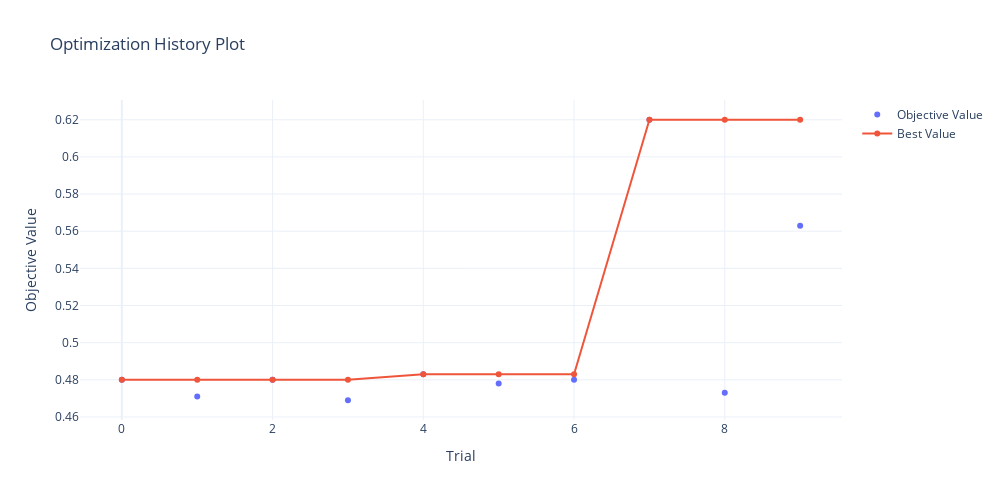
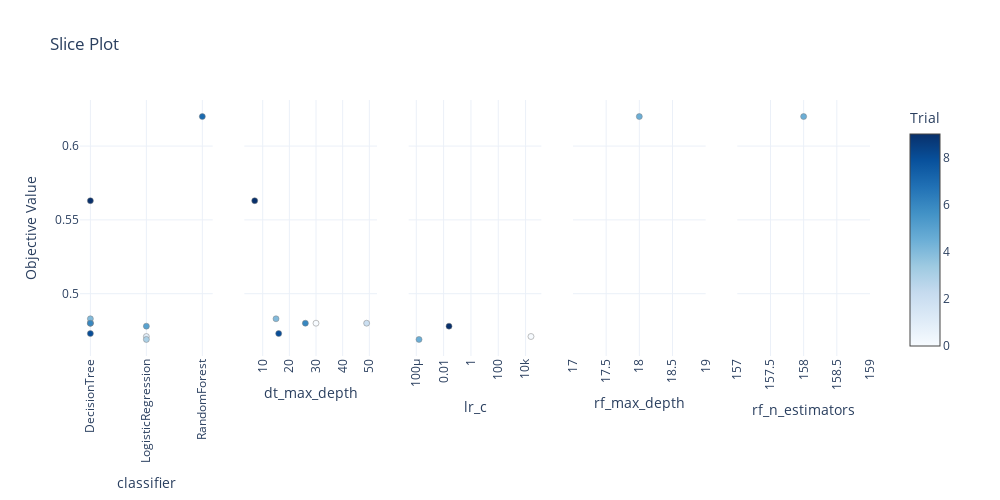
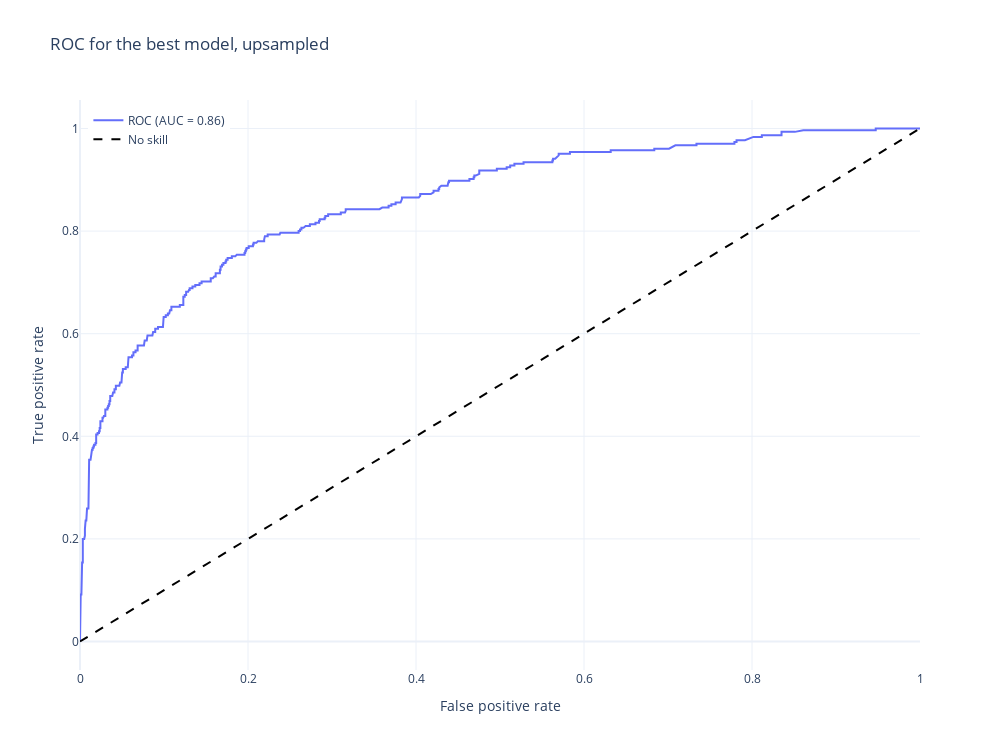

Notebook code cell kept with these figures, in order:
### Markdown cell above
Визуализируем результаты.

### Code cell
print_best_params_and_metrics(study_upsampled.best_params, metrics)

fig = optuna.visualization.plot_optimization_history(study_upsampled)
fig.update_layout(template='plotly_white', width=FIG_WIDTH, height=FIG_HEIGHT)
fig.show()

fig = optuna.visualization.plot_slice(study_upsampled)
fig.update_layout(template='plotly_white', width=FIG_WIDTH, height=FIG_HEIGHT)
fig.update_xaxes(tickangle=-90)
fig.show()

fig = plot_roc_auc(
    data_splits['upsampled']['ftr_valid'], data_splits['upsampled']['tgt_valid'], 
    best_model, title='ROC for the best model, upsampled'
)
fig.show()

### Figure 1 — Plotly figure (JSON) as saved in the notebook; plotly's stock layout.template omitted (floating-point values rounded to 4 significant figures)
{"data": [{"mode": "markers", "name": "Objective Value", "type": "scatter", "x": [0, 1, 2, 3, 4, 5, 6, 7, 8, 9], "y": [0.48, 0.471, 0.48, 0.469, 0.483, 0.478, 0.48, 0.62, 0.473, 0.563]}, {"name": "Best Value", "type": "scatter", "x": [0, 1, 2, 3, 4, 5, 6, 7, 8, 9], "y": [0.48, 0.48, 0.48, 0.48, 0.483, 0.483, 0.483, 0.62, 0.62, 0.62]}], "layout": {"height": 500, "title": {"text": "Optimization History Plot"}, "width": 1000, "xaxis": {"title": {"text": "Trial"}}, "yaxis": {"title": {"text": "Objective Value"}}}}

### Figure 2 — Plotly figure (JSON) as saved in the notebook; plotly's stock layout.template omitted (floating-point values rounded to 4 significant figures)
{"data": [{"marker": {"color": [0, 1, 2, 3, 4, 5, 6, 7, 8, 9], "colorbar": {"title": {"text": "Trial"}, "x": 1, "xpad": 40}, "colorscale": [[0, "rgb(247,251,255)"], [0.125, "rgb(222,235,247)"], [0.25, "rgb(198,219,239)"], [0.375, "rgb(158,202,225)"], [0.5, "rgb(107,174,214)"], [0.625, "rgb(66,146,198)"], [0.75, "rgb(33,113,181)"], [0.875, "rgb(8,81,156)"], [1, "rgb(8,48,107)"]], "line": {"color": "Grey", "width": 0.5}, "showscale": true}, "mode": "markers", "showlegend": false, "type": "scatter", "x": ["DecisionTree", "LogisticRegression", "DecisionTree", "LogisticRegression", "DecisionTree", "LogisticRegression", "DecisionTree", "RandomForest", "DecisionTree", "DecisionTree"], "xaxis": "x", "y": [0.48, 0.471, 0.48, 0.469, 0.483, 0.478, 0.48, 0.62, 0.473, 0.563], "yaxis": "y"}, {"marker": {"color": [0, 2, 4, 6, 8, 9], "colorbar": {"title": {"text": "Trial"}, "x": 1, "xpad": 40}, "colorscale": [[0, "rgb(247,251,255)"], [0.125, "rgb(222,235,247)"], [0.25, "rgb(198,219,239)"], [0.375, "rgb(158,202,225)"], [0.5, "rgb(107,174,214)"], [0.625, "rgb(66,146,198)"], [0.75, "rgb(33,113,181)"], [0.875, "rgb(8,81,156)"], [1, "rgb(8,48,107)"]], "line": {"color": "Grey", "width": 0.5}, "showscale": false}, "mode": "markers", "showlegend": false, "type": "scatter", "x": [30, 49, 15, 26, 16, 7], "xaxis": "x2", "y": [0.48, 0.48, 0.483, 0.48, 0.473, 0.563], "yaxis": "y2"}, {"marker": {"color": [1, 3, 5], "colorbar": {"title": {"text": "Trial"}, "x": 1, "xpad": 40}, "colorscale": [[0, "rgb(247,251,255)"], [0.125, "rgb(222,235,247)"], [0.25, "rgb(198,219,239)"], [0.375, "rgb(158,202,225)"], [0.5, "rgb(107,174,214)"], [0.625, "rgb(66,146,198)"], [0.75, "rgb(33,113,181)"], [0.875, "rgb(8,81,156)"], [1, "rgb(8,48,107)"]], "line": {"color": "Grey", "width": 0.5}, "showscale": false}, "mode": "markers", "showlegend": false, "type": "scatter", "x": [24780.0, 0.0001588, 0.02491], "xaxis": "x3", "y": [0.471, 0.469, 0.478], "yaxis": "y3"}, {"marker": {"color": [7], "colorbar": {"title": {"text": "Trial"}, "x": 1, "xpad": 40}, "colorscale": [[0, "rgb(247,251,255)"], [0.125, "rgb(222,235,247)"], [0.25, "rgb(198,219,239)"], [0.375, "rgb(158,202,225)"], [0.5, "rgb(107,174,214)"], [0.625, "rgb(66,146,198)"], [0.75, "rgb(33,113,181)"], [0.875, "rgb(8,81,156)"], [1, "rgb(8,48,107)"]], "line": {"color": "Grey", "width": 0.5}, "showscale": false}, "mode": "markers", "showlegend": false, "type": "scatter", "x": [18], "xaxis": "x4", "y": [0.62], "yaxis": "y4"}, {"marker": {"color": [7], "colorbar": {"title": {"text": "Trial"}, "x": 1, "xpad": 40}, "colorscale": [[0, "rgb(247,251,255)"], [0.125, "rgb(222,235,247)"], [0.25, "rgb(198,219,239)"], [0.375, "rgb(158,202,225)"], [0.5, "rgb(107,174,214)"], [0.625, "rgb(66,146,198)"], [0.75, "rgb(33,113,181)"], [0.875, "rgb(8,81,156)"], [1, "rgb(8,48,107)"]], "line": {"color": "Grey", "width": 0.5}, "showscale": false}, "mode": "markers", "showlegend": false, "type": "scatter", "x": [158], "xaxis": "x5", "y": [0.62], "yaxis": "y5"}], "layout": {"height": 500, "title": {"text": "Slice Plot"}, "width": 1000, "xaxis": {"anchor": "y", "domain": [0, 0.168], "tickangle": -90, "title": {"text": "classifier"}}, "xaxis2": {"anchor": "y2", "domain": [0.208, 0.376], "tickangle": -90, "title": {"text": "dt_max_depth"}}, "xaxis3": {"anchor": "y3", "domain": [0.416, 0.584], "tickangle": -90, "title": {"text": "lr_c"}, "type": "log"}, "xaxis4": {"anchor": "y4", "domain": [0.624, 0.792], "tickangle": -90, "title": {"text": "rf_max_depth"}}, "xaxis5": {"anchor": "y5", "domain": [0.832, 1], "tickangle": -90, "title": {"text": "rf_n_estimators"}}, "yaxis": {"anchor": "x", "domain": [0, 1], "title": {"text": "Objective Value"}}, "yaxis2": {"anchor": "x2", "domain": [0, 1], "matches": "y", "showticklabels": false}, "yaxis3": {"anchor": "x3", "domain": [0, 1], "matches": "y", "showticklabels": false}, "yaxis4": {"anchor": "x4", "domain": [0, 1], "matches": "y", "showticklabels": false}, "yaxis5": {"anchor": "x5", "domain": [0, 1], "matches": "y", "showticklabels": false}}}

### Figure 3 — Plotly figure (JSON) as saved in the notebook; plotly's stock layout.template omitted (floating-point values rounded to 4 significant figures; data arrays with more than 128 entries replaced by an {"elided": "..."} marker saying what was removed)
{"data": [{"mode": "lines", "name": "ROC (AUC = 0.86)", "type": "scatter", "x": {"elided": "398 float values"}, "y": {"elided": "398 float values"}}, {"line": {"color": "black", "dash": "dash"}, "mode": "lines", "name": "No skill", "type": "scatter", "x": [0, 1], "y": [0, 1]}], "layout": {"height": 750, "legend": {"x": 0.01, "xanchor": "left", "y": 0.99, "yanchor": "top"}, "title": {"text": "ROC for the best model, upsampled"}, "width": 1000, "xaxis": {"title": {"text": "False positive rate"}}, "yaxis": {"title": {"text": "True positive rate"}}}}
